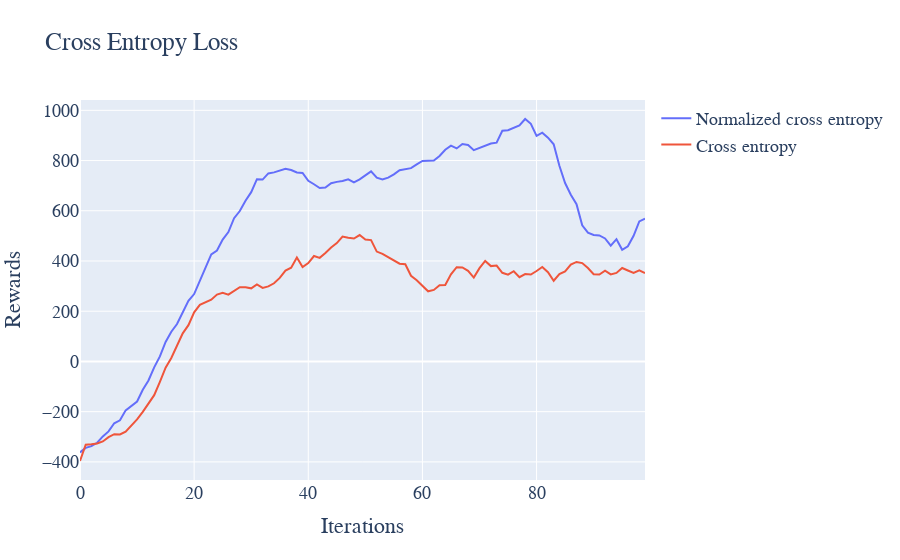

Notebook code cell kept with this figure:
### Code cell
fig = go.Figure()

# fig.add_trace(go.Scatter(y = rewards, mode = 'lines', name = 'Rewards'))
fig.add_trace(go.Scatter(y = cross_entropy_normalized[0], mode = 'lines', name = 'Normalized cross entropy'))
fig.add_trace(go.Scatter(y = cross_entropy_rewards['0'], mode = 'lines', name = 'Cross entropy'))

fig.update_layout(title_text="Cross Entropy Loss", xaxis_title = 'Iterations', yaxis_title = 'Rewards',
                 font = dict(
                     family = 'Times New Roman',
                     size = 18,
                 ))
# fig.write_image('/MoG_Performance.png')
#no internal dispersion and not normalized by N*N
fig.show()

### Figure 1 — Plotly figure (JSON) as saved in the notebook; plotly's stock layout.template omitted (floating-point values rounded to 4 significant figures)
{"data": [{"mode": "lines", "name": "Normalized cross entropy", "type": "scatter", "y": [-362.2, -344.4, -337.1, -323.8, -298.7, -278.7, -246.2, -234.7, -194.7, -176.5, -159.5, -112.6, -76.0, -23.81, 19.91, 77.46, 118.2, 149.0, 192.5, 241.2, 268.2, 323.2, 372.3, 426.4, 441.5, 485.3, 515.1, 570.5, 598.9, 639.7, 674.1, 725.8, 724.2, 748.8, 752.8, 761.2, 767.2, 762.3, 752.3, 750.5, 719.3, 705.7, 690.7, 692.8, 709.6, 715.1, 718.8, 725.5, 713.4, 724.9, 742.0, 756.9, 731.6, 724.8, 732.0, 744.8, 761.5, 766.8, 769.6, 784.9, 798.5, 799.1, 800.2, 818.5, 843.1, 859.4, 848.2, 865.6, 862.3, 841.4, 850.6, 860.4, 867.7, 871.4, 918.7, 921.0, 929.9, 940.3, 965.5, 946.3, 898.2, 911.1, 891.3, 864.5, 779.5, 710.5, 663.8, 626.3, 541.9, 512.7, 503.9, 501.7, 489.8, 460.8, 486.9, 444.5, 458.7, 500.4, 557.7, 568.1]}, {"mode": "lines", "name": "Cross entropy", "type": "scatter", "y": [-396.5, -331.5, -329.8, -327.1, -318.7, -301.7, -289.7, -290.8, -279.3, -256.4, -230.9, -200.8, -169.1, -134.3, -81.1, -24.71, 13.7, 65.49, 112.0, 144.3, 195.8, 225.2, 235.3, 245.8, 266.3, 272.9, 265.9, 282.0, 295.5, 295.2, 291.0, 306.8, 292.9, 298.7, 311.2, 332.6, 361.5, 373.2, 413.5, 375.8, 391.8, 419.7, 412.6, 431.7, 453.7, 471.1, 497.5, 492.6, 489.3, 503.3, 485.4, 483.3, 437.5, 428.4, 415.2, 400.4, 389.1, 387.1, 341.1, 323.4, 299.5, 279.2, 284.7, 303.4, 304.7, 347.0, 375.3, 374.3, 360.8, 334.2, 371.7, 400.2, 379.7, 381.7, 353.0, 345.4, 359.2, 335.7, 347.9, 346.0, 360.1, 376.0, 355.1, 321.2, 347.7, 358.2, 385.5, 396.2, 391.7, 371.9, 347.2, 346.1, 361.0, 346.5, 352.4, 372.0, 362.0, 352.2, 362.6, 352.0]}], "layout": {"font": {"family": "Times New Roman", "size": 18}, "title": {"text": "Cross Entropy Loss"}, "xaxis": {"title": {"text": "Iterations"}}, "yaxis": {"title": {"text": "Rewards"}}}}
